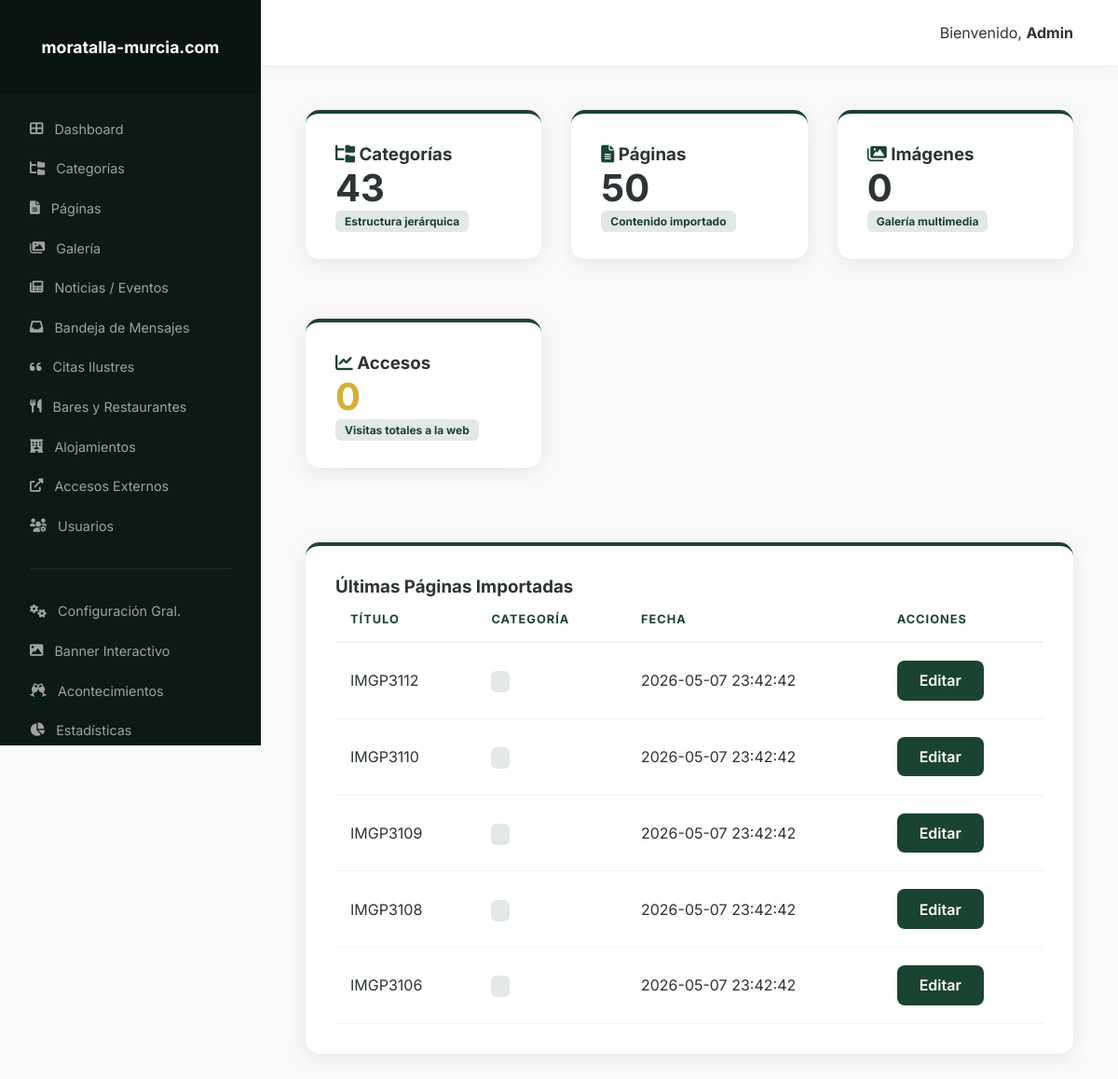
/admin/index.php (signed in), run on the app's committed database.
### tables this page shows
CREATE TABLE `pages` (
    `id` INT AUTO_INCREMENT PRIMARY KEY,
    `category_id` INT DEFAULT NULL,
    `title` VARCHAR(255) NOT NULL,
    `slug` VARCHAR(191) NOT NULL UNIQUE,
    `content` LONGTEXT,
    `original_file` VARCHAR(255) DEFAULT NULL,
    `sort_order` INT DEFAULT 0,
    `created_at` TIMESTAMP DEFAULT CURRENT_TIMESTAMP,
    FOREIGN KEY (`category_id`) REFERENCES `categories`(`id`) ON DELETE SET NULL
);

### admin/index.php (the view, shortened to what this page needs)
<?php
require_once 'inc/layout.php';
$pdo = getDB();
$catCount = $pdo->query("SELECT COUNT(*) FROM categories")->fetchColumn();
$pageCount = $pdo->query("SELECT COUNT(*) FROM pages")->fetchColumn();
$imgCount = $pdo->query("SELECT COUNT(*) FROM page_images")->fetchColumn();
$globalVisitsStmt = $pdo->query("SELECT setting_value FROM settings WHERE setting_key = 'global_visits'");
$globalVisits = $globalVisitsStmt ? $globalVisitsStmt->fetchColumn() : 0;
$globalVisits = $globalVisits ?: 0;
adminHeader("Dashboard");
?>
<div class="dashboard-grid" style="display: grid; grid-template-columns: repeat(auto-fit, minmax(250px, 1fr)); gap: 2rem;">
    <div class="card stat-card">
        <h3><i class="fas fa-folder-tree" style="color: var(--primary);"></i> Categorías</h3>
        <p style="font-size: 2.5rem; font-weight: 700;"><?php echo $catCount; ?></p>
        <span class="badge badge-info">Estructura jerárquica</span>
    </div>
    <div class="card stat-card">
        <h3><i class="fas fa-file-alt" style="color: var(--primary);"></i> Páginas</h3>
        <p style="font-size: 2.5rem; font-weight: 700;"><?php echo $pageCount; ?></p>
        <span class="badge badge-info">Contenido importado</span>
    </div>
    <div class="card stat-card">
        <h3><i class="fas fa-images" style="color: var(--primary);"></i> Imágenes</h3>
        <p style="font-size: 2.5rem; font-weight: 700;"><?php echo $imgCount; ?></p>
        <span class="badge badge-info">Galería multimedia</span>
    </div>
    <div class="card stat-card">
        <h3><i class="fas fa-chart-line" style="color: var(--primary);"></i> Accesos</h3>
        <p style="font-size: 2.5rem; font-weight: 700; color: var(--accent);"><?php echo number_format((int)$globalVisits, 0, ',', '.'); ?></p>
        <span class="badge badge-info">Visitas totales a la web</span>
    </div>
</div>
<div class="card" style="margin-top: 3rem;">
    <h3>Últimas Páginas Importadas</h3>
    <table>
        <thead>
            <tr>
                <th>Título</th>
                <th>Categoría</th>
                <th>Fecha</th>
                <th>Acciones</th>
            </tr>
        </thead>
        <tbody>
            <?php
            $stmt = $pdo->query("SELECT p.*, c.name as cat_name FROM pages p LEFT JOIN categories c ON p.category_id = c.id ORDER BY p.id DESC LIMIT 5");
            while ($row = $stmt->fetch()) {
                echo "<tr>";
                echo "<td>{$row['title']}</td>";
                echo "<td><span class='badge badge-info'>{$row['cat_name']}</span></td>";
                echo "<td>{$row['created_at']}</td>";
                echo "<td><a href='pages.php?action=edit&id={$row['id']}' class='btn btn-primary btn-sm'>Editar</a></td>";
                echo "</tr>";
            }
            ?>
        </tbody>
    </table>
</div>
<?php adminFooter(); ?>

### admin/inc/layout.php (shortened to what this page needs)
<?php
function adminHeader($title = "Admin Panel") {
    ?>
    <!DOCTYPE html>
    <html lang="es">
    <head>
        <link rel="stylesheet" href="admin-style.css">
        <link rel="stylesheet" href="https://cdnjs.cloudflare.com/ajax/libs/font-awesome/6.0.0/css/all.min.css">
    </head>
    <body class="admin-body">
        <aside class="sidebar">
            <div class="sidebar-header">
                <h2 style="font-size: 1.1rem; letter-spacing: 0;">moratalla-murcia.com</h2>
            </div>
            <nav class="sidebar-nav">
                <a href="index.php" class="nav-link"><i class="fas fa-th-large"></i> Dashboard</a>
                <a href="categories.php" class="nav-link"><i class="fas fa-folder-tree"></i> Categorías</a>
                <a href="pages.php" class="nav-link"><i class="fas fa-file-alt"></i> Páginas</a>
                <a href="images.php" class="nav-link"><i class="fas fa-images"></i> Galería</a>
                <a href="news.php" class="nav-link"><i class="fas fa-newspaper"></i> Noticias / Eventos</a>
                <a href="messages.php" class="nav-link"><i class="fas fa-inbox"></i> Bandeja de Mensajes</a>
                <a href="quotes.php" class="nav-link"><i class="fas fa-quote-left"></i> Citas Ilustres</a>
                <a href="restaurantes.php" class="nav-link"><i class="fas fa-utensils"></i> Bares y Restaurantes</a>
                <a href="alojamientos.php" class="nav-link"><i class="fas fa-hotel"></i> Alojamientos</a>
                <a href="external_links.php" class="nav-link"><i class="fas fa-external-link-alt"></i> Accesos Externos</a>
                <a href="users.php" class="nav-link"><i class="fas fa-users-cog"></i> Usuarios</a>
                <div class="nav-divider"></div>
                <a href="settings.php" class="nav-link"><i class="fas fa-cogs"></i> Configuración Gral.</a>
                <a href="banners.php" class="nav-link"><i class="fas fa-image"></i> Banner Interactivo</a>
                <a href="celebrations.php" class="nav-link"><i class="fas fa-glass-cheers"></i> Acontecimientos</a>
                <a href="stats.php" class="nav-link"><i class="fas fa-chart-pie"></i> Estadísticas</a>
            </nav>
        </aside>
        <main class="main-content">
            <header class="top-bar">
                <div class="user-info">
                    <span>Bienvenido, <strong>Admin</strong></span>
                </div>
            </header>
            <div class="content-wrapper">
    <?php
}
function adminFooter() {
    ?>
            </div>
        </main>
    </body>
    </html>
    <?php
}
?>

### admin/admin-style.css (style rules this page uses)
:root { --primary: #1b4332; --primary-dark: #081c15; --accent: #d4af37; --dark: #0b1a14; --light: #f8f9f8; --gray-100: #f1f3f2; --gray-200: #e2e8e5; --gray-300: #cbd5d0; --text: #2d3436; --shadow: 0 4px 20px rgba(0,0,0,0.08); }
* { margin: 0; padding: 0; box-sizing: border-box; }
body { font-family: 'Inter', sans-serif; background-color: var(--light); color: var(--text); display: flex; min-height: 100vh; }
.admin-body { display: flex; width: 100%; }
.sidebar { width: 280px; background-color: var(--dark); color: white; display: flex; flex-direction: column; position: fixed; height: 100vh; }
.sidebar-header { padding: 2.5rem 2rem; background: rgba(0,0,0,0.2); text-align: center; }
.sidebar-nav { padding: 1rem 0; flex: 1; overflow-y: auto; }
.nav-link { display: flex; align-items: center; padding: 0.8rem 2rem; color: rgba(255,255,255,0.6); text-decoration: none; transition: all 0.3s; font-size: 0.9rem; gap: 12px; }
.nav-divider { height: 1px; background: rgba(255,255,255,0.1); margin: 1.5rem 2rem; }
.main-content { margin-left: 280px; flex: 1; display: flex; flex-direction: column; }
.top-bar { height: 70px; background: white; display: flex; align-items: center; padding: 0 3rem; justify-content: flex-end; box-shadow: 0 2px 10px rgba(0,0,0,0.05); }
.content-wrapper { padding: 3rem; flex: 1; }
.card { background: white; border-radius: 15px; padding: 2rem; box-shadow: var(--shadow); margin-bottom: 2rem; border-top: 4px solid var(--primary); }
.btn { padding: 0.7rem 1.5rem; border-radius: 8px; border: none; cursor: pointer; font-weight: 600; transition: all 0.3s; display: inline-flex; align-items: center; gap: 8px; text-decoration: none; }
.btn-primary { background: var(--primary); color: white; }
.badge { padding: 4px 10px; border-radius: 6px; font-size: 0.75rem; font-weight: 700; }
.badge-info { background: var(--gray-200); color: var(--primary); }
table { width: 100%; border-collapse: collapse; }
th { text-align: left; padding: 1rem; border-bottom: 2px solid var(--gray-100); color: var(--primary); font-size: 0.8rem; text-transform: uppercase; letter-spacing: 1px; }
td { padding: 1.2rem 1rem; border-bottom: 1px solid var(--gray-100); }

### data on the page
pages: title "IMGP3112", created_at "2026-05-07 23:42:42"
pages: title "IMGP3110", created_at "2026-05-07 23:42:42"
pages: title "IMGP3109", created_at "2026-05-07 23:42:42"
pages: title "IMGP3108", created_at "2026-05-07 23:42:42"
pages: title "IMGP3106", created_at "2026-05-07 23:42:42"

### other printed values
$catCount "43"
$pageCount "50"
$imgCount "0"
$globalVisits "0"
